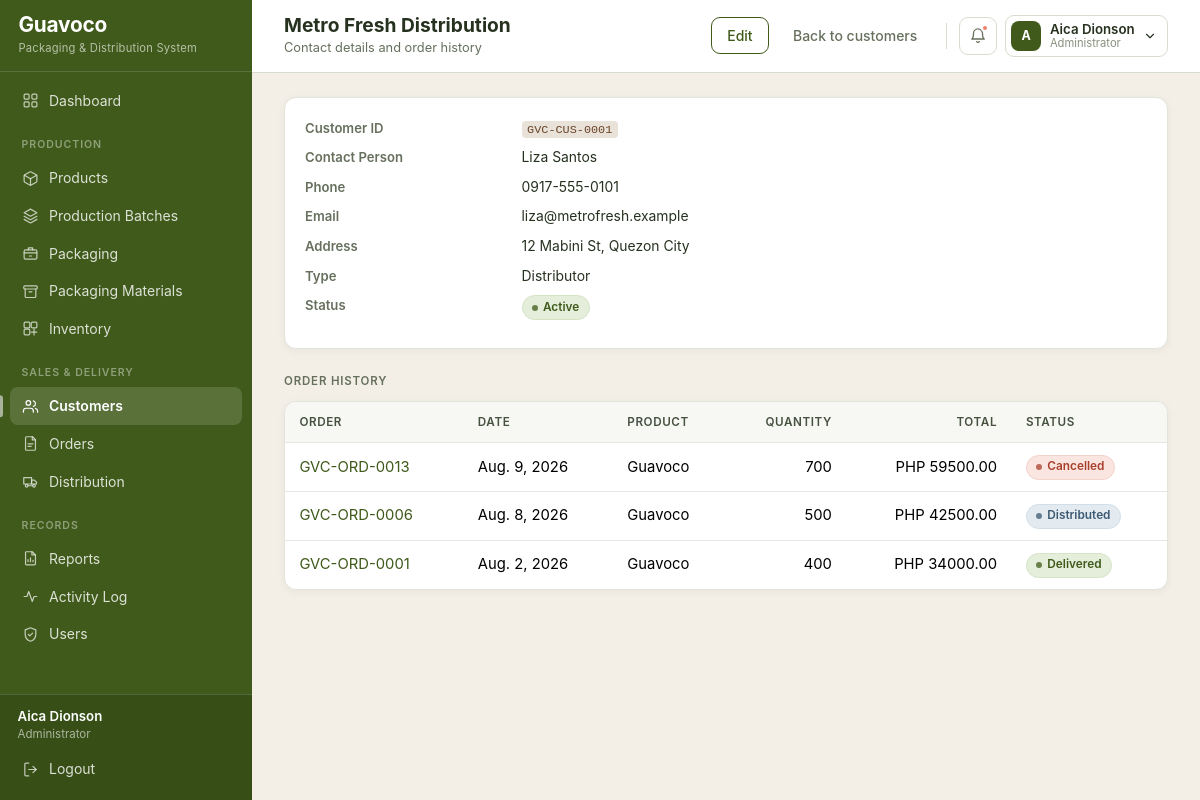
/customers/8/ (signed in), run on the app's committed database.
### core/models.py (models this page shows, shortened)
class Customer(models.Model):
    TYPE_CHOICES = [
        ('Distributor', 'Distributor'),
        ('Retailer', 'Retailer'),
        ('Pharmacy', 'Pharmacy'),
        ('Grocery Store', 'Grocery Store'),
        ('Direct Customer', 'Direct Customer'),
    ]
    customer_id = models.CharField(max_length=30, unique=True, blank=True)
    business_name = models.CharField(max_length=150)
    contact_person = models.CharField(max_length=100)
    phone_number = models.CharField(max_length=30)
    email = models.EmailField(blank=True)
    address = models.TextField(blank=True)
    customer_type = models.CharField(max_length=30, choices=TYPE_CHOICES, default='Distributor')
    is_active = models.BooleanField(default=True)
    created_at = models.DateTimeField(auto_now_add=True)
    class Meta:
        ordering = ['business_name']
    @property
    def status_label(self):
        return 'Active' if self.is_active else 'Inactive'

class Order(models.Model):
    STATUS_PENDING = 'Pending'
    STATUS_PROCESSING = 'Processing'
    STATUS_READY = 'Ready for Distribution'
    STATUS_DISTRIBUTED = 'Distributed'
    STATUS_DELIVERED = 'Delivered'
    STATUS_CANCELLED = 'Cancelled'
    STATUS_CHOICES = [
        (STATUS_PENDING, STATUS_PENDING),
        (STATUS_PROCESSING, STATUS_PROCESSING),
        (STATUS_READY, STATUS_READY),
        (STATUS_DISTRIBUTED, STATUS_DISTRIBUTED),
        (STATUS_DELIVERED, STATUS_DELIVERED),
        (STATUS_CANCELLED, STATUS_CANCELLED),
    ]
    CLOSED_STATUSES = [STATUS_DISTRIBUTED, STATUS_DELIVERED, STATUS_CANCELLED]
    order_number = models.CharField(max_length=30, unique=True, blank=True)
    customer = models.ForeignKey(Customer, on_delete=models.PROTECT, related_name='orders')
    order_date = models.DateField(default=timezone.localdate)
    product = models.ForeignKey(Product, on_delete=models.PROTECT, related_name='orders')
    quantity = models.PositiveIntegerField(validators=[MinValueValidator(1)])
    unit_price = models.DecimalField(
        max_digits=10, decimal_places=2, validators=[MinValueValidator(0)]
    )
    total_amount = models.DecimalField(max_digits=12, decimal_places=2, default=0)
    status = models.CharField(max_length=30, choices=STATUS_CHOICES, default=STATUS_PENDING)
    notes = models.TextField(blank=True)
    created_at = models.DateTimeField(auto_now_add=True)
    class Meta:
        ordering = ['-order_date', '-id']

class Product(models.Model):
    name = models.CharField(max_length=100)
    sku = models.CharField('SKU', max_length=50, unique=True)
    description = models.TextField(blank=True)
    size = models.CharField('Product size', max_length=50, help_text='For example: 100g tube')
    selling_price = models.DecimalField(
        max_digits=10, decimal_places=2, validators=[MinValueValidator(0)]
    )
    reorder_level = models.PositiveIntegerField(
        default=100, help_text='Warn when available stock falls to this level.'
    )
    is_active = models.BooleanField(default=True)
    created_at = models.DateTimeField(auto_now_add=True)
    class Meta:
        ordering = ['name']
    @property
    def current_stock(self):
        total = self.inventory_rows.aggregate(total=models.Sum('quantity_available'))['total']
        return total or 0
    @property
    def is_low_stock(self):
        return self.current_stock <= self.reorder_level

### core/views/customers.py (the view)
# urls.py: path('customers/<int:pk>/', customers.customer_detail, name='customer_detail'),
@login_required
def customer_detail(request, pk):
    customer = get_object_or_404(Customer, pk=pk)
    context = {
        'page_title': customer.business_name,
        'customer': customer,
        'orders': customer.orders.select_related('product'),
    }
    return render(request, 'customers/customer_detail.html', context)

### core/context_processors.py (called while the page is built)
def user_role(request):
    if not hasattr(request, 'user'):
        return {}
    admin = is_administrator(request.user)
    url_name = getattr(request.resolver_match, 'url_name', '') if request.resolver_match else ''
    return {
        'is_admin': admin,
        'user_role': 'Administrator' if admin else 'Staff',
        'page_subtitle': PAGE_SUBTITLES.get(url_name, ''),
    }

def alerts(request):
    if not hasattr(request, 'user') or not request.user.is_authenticated:
        return {}
    from .models import Inventory, PackagingMaterial, Product
    low_products = [p for p in Product.objects.filter(is_active=True) if p.is_low_stock]
    low_materials = [m for m in PackagingMaterial.objects.filter(is_active=True)
                     if m.is_low_stock]
    today = timezone.localdate()
    expiring = list(
        Inventory.objects.filter(
            quantity_available__gt=0,
            expiration_date__lte=today + timedelta(days=30),
        ).select_related('batch', 'product').order_by('expiration_date')[:5]
    )
    return {
        'alert_low_products': low_products[:5],
        'alert_low_materials': low_materials[:5],
        'alert_expiring': expiring,
        'alert_count': len(low_products) + len(low_materials) + len(expiring),
    }

### core/models.py (called while the page is built)
def expiry_state_for(expiration_date):
    if expiration_date is None:
        return 'Safe'
    days_left = (expiration_date - timezone.localdate()).days
    if days_left < 0:
        return 'Expired'
    if days_left <= 30:
        return 'Expiring in 30 Days'
    if days_left <= 60:
        return 'Expiring in 60 Days'
    return 'Safe'

    @property
    def is_low_stock(self):
        return self.quantity_available <= self.reorder_level

    @property
    def expiry_state(self):
        return expiry_state_for(self.expiration_date)

### core/permissions.py (called while the page is built)
def is_administrator(user):
    return user.is_authenticated and (
        user.is_superuser or user.groups.filter(name=ADMIN_GROUP).exists()
    )

### core/templatetags/guavoco_extras.py (called while the page is built)
@register.filter
def badge(status):
    return BADGE_TONES.get(str(status), 'neutral')

### templates/customers/customer_detail.html
{% extends "base.html" %}
{% load guavoco_extras %}
{% block header_actions %}
    {% if is_admin %}
        <a href="{% url 'customer_update' customer.pk %}" class="btn btn-outline-guava">Edit</a>
    {% endif %}
    <a href="{% url 'customer_list' %}" class="btn btn-link">Back to customers</a>
{% endblock %}
{% block content %}
<div class="card mb-4">
    <div class="card-body">
        <dl class="row mb-0 small">
            <dt class="col-sm-3">Customer ID</dt>
            <dd class="col-sm-9"><code>{{ customer.customer_id }}</code></dd>
            <dt class="col-sm-3">Contact Person</dt><dd class="col-sm-9">{{ customer.contact_person }}</dd>
            <dt class="col-sm-3">Phone</dt><dd class="col-sm-9">{{ customer.phone_number }}</dd>
            <dt class="col-sm-3">Email</dt><dd class="col-sm-9">{{ customer.email|default:"--" }}</dd>
            <dt class="col-sm-3">Address</dt><dd class="col-sm-9">{{ customer.address|default:"--" }}</dd>
            <dt class="col-sm-3">Type</dt><dd class="col-sm-9">{{ customer.customer_type }}</dd>
            <dt class="col-sm-3">Status</dt>
            <dd class="col-sm-9">
                {% include "components/status_badge.html" with status=customer.status_label %}
            </dd>
        </dl>
    </div>
</div>
<div class="section-label">Order History</div>
<div class="table-scroll">
    <table class="table table-sm">
        <thead>
            <tr>
                <th>Order</th><th>Date</th><th>Product</th>
                <th class="text-end">Quantity</th><th class="text-end">Total</th><th>Status</th>
            </tr>
        </thead>
        <tbody>
            {% for order in orders %}
                <tr>
                    <td><a href="{% url 'order_detail' order.pk %}">{{ order.order_number }}</a></td>
                    <td>{{ order.order_date }}</td>
                    <td>{{ order.product.name }}</td>
                    <td class="text-end">{{ order.quantity }}</td>
                    <td class="text-end">PHP {{ order.total_amount|floatformat:2 }}</td>
                    <td>{% include "components/status_badge.html" with status=order.status %}</td>
                </tr>
            {% empty %}
                <tr><td colspan="6" class="text-muted small">This customer has no orders yet.</td></tr>
            {% endfor %}
        </tbody>
    </table>
</div>
{% endblock %}

### templates/base.html (shortened to what this page needs)
{% load static %}
<!DOCTYPE html>
<html lang="en">
<head>
    <link rel="stylesheet" href="{% static 'vendor/bootstrap.min.css' %}">
    <link rel="stylesheet" href="{% static 'css/guavoco-theme.css' %}">
</head>
<body>
<nav class="sidebar">
    <div class="brand">
        <div>
            <div class="brand-name">Guavoco</div>
            <small class="brand-subtitle">Packaging &amp; Distribution System</small>
        </div>
    </div>
    <div class="collapse sidebar-body" id="sidebarBody">
        <ul class="nav flex-column sidebar-menu">
            <li class="nav-item">
                <a class="nav-link {% if request.resolver_match.url_name == 'dashboard' %}active{% endif %}"
                   href="{% url 'dashboard' %}">
                    <svg class="gv-icon"><use href="#i-grid"></use></svg> Dashboard
                </a>
            </li>
            <li class="nav-section">Production</li>
            <li class="nav-item">
                <a class="nav-link {% if 'product' in request.resolver_match.url_name %}active{% endif %}"
                   href="{% url 'product_list' %}">
                    <svg class="gv-icon"><use href="#i-package"></use></svg> Products
                </a>
            </li>
            <li class="nav-item">
                <a class="nav-link {% if 'batch' in request.resolver_match.url_name %}active{% endif %}"
                   href="{% url 'batch_list' %}">
                    <svg class="gv-icon"><use href="#i-layers"></use></svg> Production Batches
                </a>
            </li>
            <li class="nav-item">
                <a class="nav-link {% if 'packaging' in request.resolver_match.url_name %}active{% endif %}"
                   href="{% url 'packaging_list' %}">
                    <svg class="gv-icon"><use href="#i-box"></use></svg> Packaging
                </a>
            </li>
            <li class="nav-item">
                <a class="nav-link {% if 'material' in request.resolver_match.url_name %}active{% endif %}"
                   href="{% url 'material_list' %}">
                    <svg class="gv-icon"><use href="#i-archive"></use></svg> Packaging Materials
                </a>
            </li>
            <li class="nav-item">
                <a class="nav-link {% if 'inventory' in request.resolver_match.url_name %}active{% endif %}"
                   href="{% url 'inventory_list' %}">
                    <svg class="gv-icon"><use href="#i-inventory"></use></svg> Inventory
                </a>
            </li>
            <li class="nav-section">Sales &amp; Delivery</li>
            <li class="nav-item">
                <a class="nav-link {% if 'customer' in request.resolver_match.url_name %}active{% endif %}"
                   href="{% url 'customer_list' %}">
                    <svg class="gv-icon"><use href="#i-users"></use></svg> Customers
                </a>
            </li>
            <li class="nav-item">
                <a class="nav-link {% if 'order' in request.resolver_match.url_name %}active{% endif %}"
                   href="{% url 'order_list' %}">
                    <svg class="gv-icon"><use href="#i-orders"></use></svg> Orders
                </a>
            </li>
            <li class="nav-item">
                <a class="nav-link {% if 'distribut' in request.resolver_match.url_name or 'delivery' in request.resolver_match.url_name %}active{% endif %}"
                   href="{% url 'distribution_list' %}">
                    <svg class="gv-icon"><use href="#i-truck"></use></svg> Distribution
                </a>
            </li>
            <li class="nav-section">Records</li>
            <li class="nav-item">
                <a class="nav-link {% if 'report' in request.resolver_match.url_name or 'traceability' in request.resolver_match.url_name %}active{% endif %}"
                   href="{% url 'report_index' %}">
                    <svg class="gv-icon"><use href="#i-report"></use></svg> Reports
                </a>
            </li>
            <li class="nav-item">
                <a class="nav-link {% if request.resolver_match.url_name == 'activity_log' %}active{% endif %}"
                   href="{% url 'activity_log' %}">
                    <svg class="gv-icon"><use href="#i-activity"></use></svg> Activity Log
                </a>
            </li>
            {% if is_admin %}
                <li class="nav-item">
                    <a class="nav-link {% if 'user' in request.resolver_match.url_name %}active{% endif %}"
                       href="{% url 'user_list' %}">
                        <svg class="gv-icon"><use href="#i-shield"></use></svg> Users
                    </a>
                </li>
            {% endif %}
        </ul>
        <div class="sidebar-footer">
            <div class="px-2">
                <div class="account-name">{{ user.get_full_name|default:user.username }}</div>
                <div class="account-role">{{ user_role }}</div>
            </div>
            <form method="post" action="{% url 'logout' %}">
                <button type="submit" class="nav-link">
                    <svg class="gv-icon"><use href="#i-logout"></use></svg> Logout
                </button>
            </form>
        </div>
    </div>
</nav>
<div class="app-shell">
    <header class="topbar">
        <div class="topbar-titles">
            <h1 class="page-title">{% block heading %}{{ page_title }}{% endblock %}</h1>
            {% block subtitle %}
                {% if page_subtitle %}<p class="page-subtitle">{{ page_subtitle }}</p>{% endif %}
            {% endblock %}
        </div>
        <div class="topbar-actions">
            {% block header_actions %}{% endblock %}
            <div class="dropdown">
                <a class="topbar-bell" href="#" role="button" data-bs-toggle="dropdown"
                   aria-expanded="false" aria-label="Notifications">
                    <svg class="gv-icon"><use href="#i-bell"></use></svg>
                    {% if alert_count %}<span class="bell-dot"></span>{% endif %}
                </a>
            </div>
            <div class="dropdown">
                <a class="user-chip" href="#" role="button" data-bs-toggle="dropdown"
                   aria-expanded="false">
                    <span class="user-avatar">
                        {{ user.get_full_name|default:user.username|slice:":1"|upper }}
                    </span>
                    <span>
                        <span class="user-name d-block">
                            {{ user.get_full_name|default:user.username }}
                        </span>
                        <span class="user-role d-block">{{ user_role }}</span>
                    </span>
                    <svg class="gv-icon" style="width:14px;height:14px;">
                        <use href="#i-chevron-down"></use></svg>
                </a>
            </div>
        </div>
    </header>
    <main class="main-content">
        {% block content %}{% endblock %}
    </main>
</div>
</body>
</html>

### templates/components/status_badge.html (shortened to what this page needs)
{% load guavoco_extras %}<span class="gv-badge gv-badge--{{ status|badge }}">{{ status }}</span>

### data on the page
Customer: business_name "Metro Fresh Distribution", customer_id "GVC-CUS-0001", contact_person "Liza Santos", phone_number "0917-555-0101", email "liza@metrofresh.example", address "12 Mabini St, Quezon City", customer_type "Distributor"
Order: order_number "GVC-ORD-0013", order_date "Aug. 9, 2026", product.name "Guavoco", quantity "700", total_amount "59500.00", status "Cancelled"
Order: order_number "GVC-ORD-0006", order_date "Aug. 8, 2026", product.name "Guavoco", quantity "500", total_amount "42500.00", status "Distributed"
Order: order_number "GVC-ORD-0001", order_date "Aug. 2, 2026", product.name "Guavoco", quantity "400", total_amount "34000.00", status "Delivered"

### other printed values
{{ user.get_full_name|default:user.username }} "Aica Dionson"
{{ user_role }} "Administrator"
{{ page_subtitle }} "Contact details and order history"
{{ user.get_full_name|default:user.username|slice:":1"|upper }} "A"
{{ status }} "Active"
